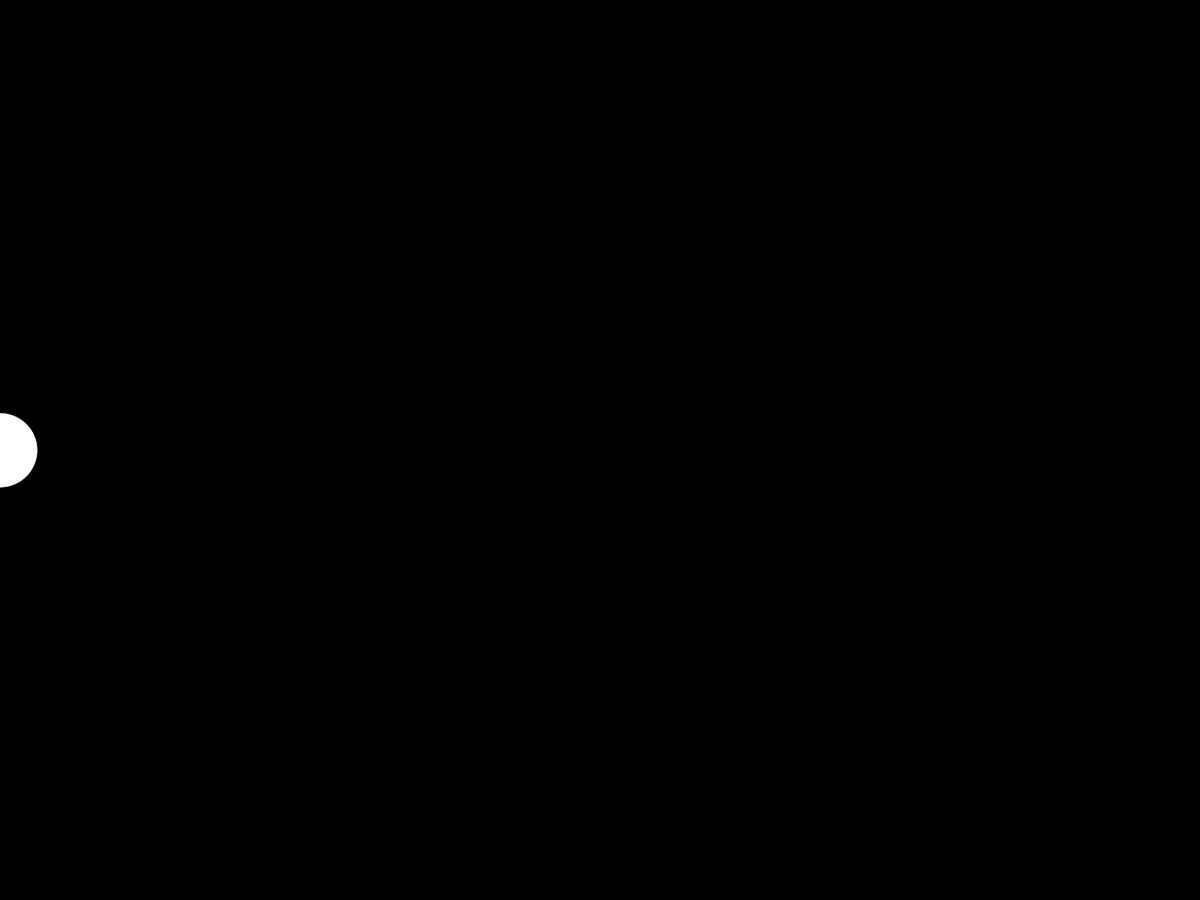
Frame 1 (no input)
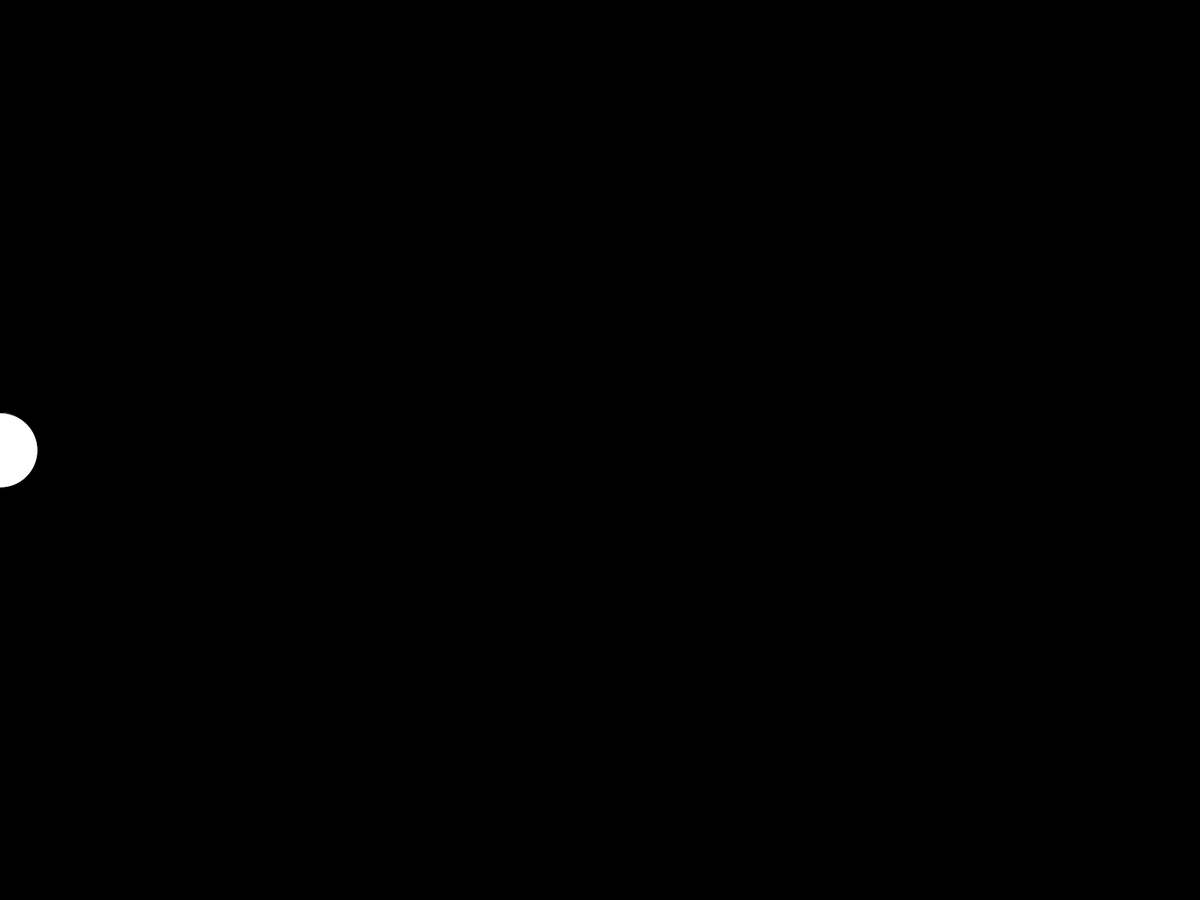
Frame 60 (the mouse pressed at the canvas centre just before this capture)
Frame 120 (the mouse held since frame 60 and released just before this capture): identical to frame 60, image omitted

The Processing sketch that drew these frames (run headless with seeded random() and noise(); from frame 60 on, the mouse is pressed at the canvas centre):

// Processing sketch: mySketch
// ── mySketch.pde
void setup(){
  fullScreen();
  background(0);
}

void draw(){
  translate(0, height/2);
	fill(255);
  ellipse(0, 0, 100, 100);
}
